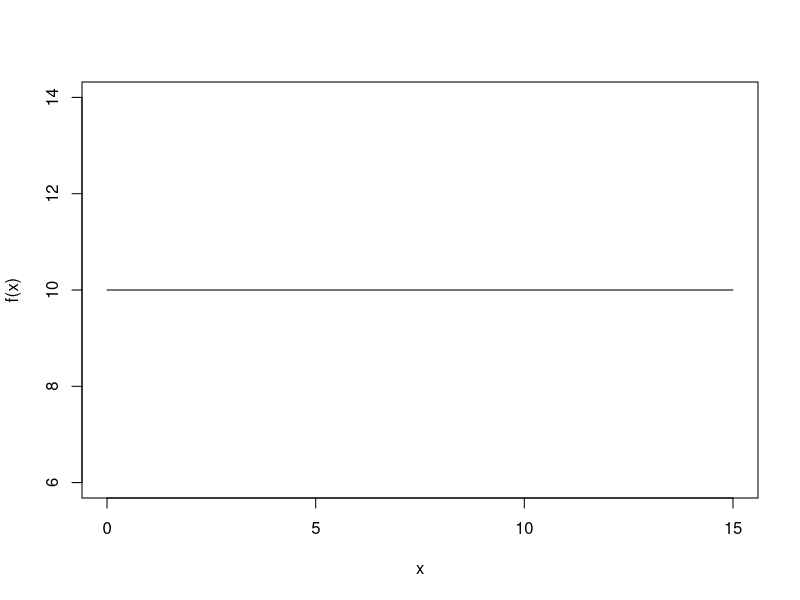
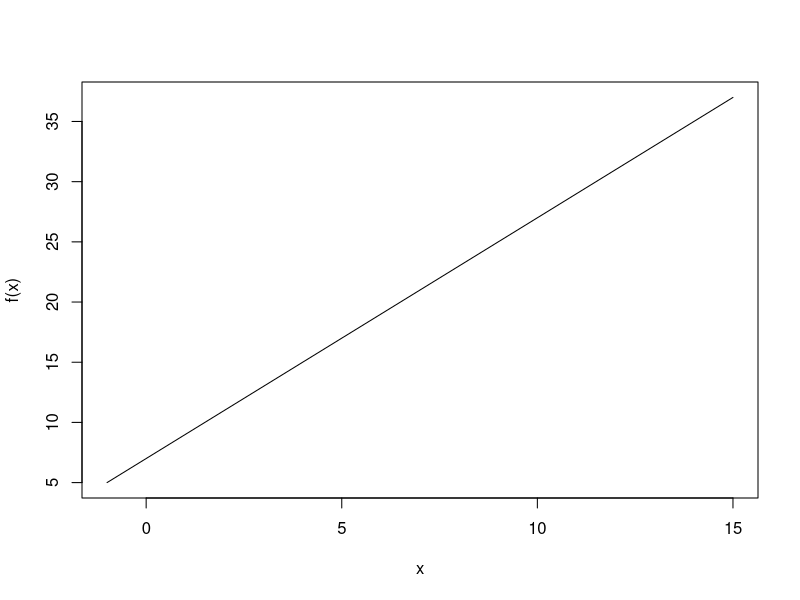
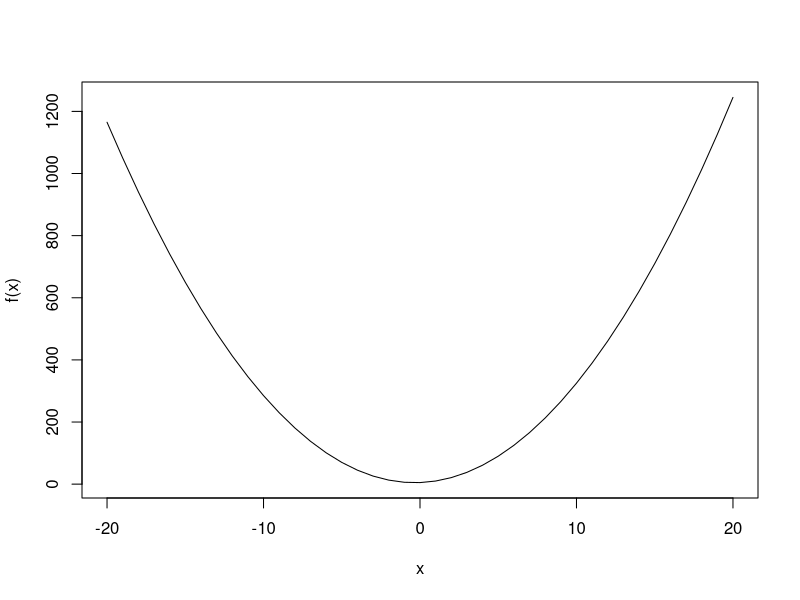
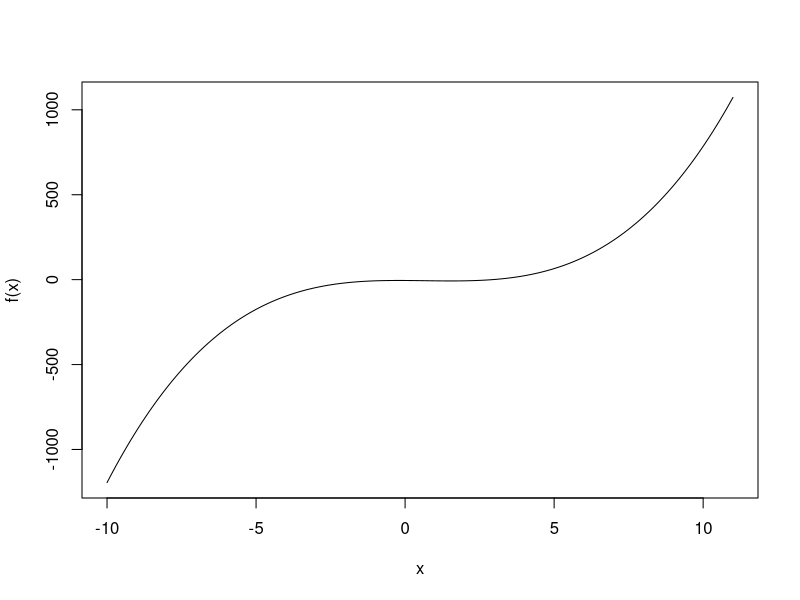
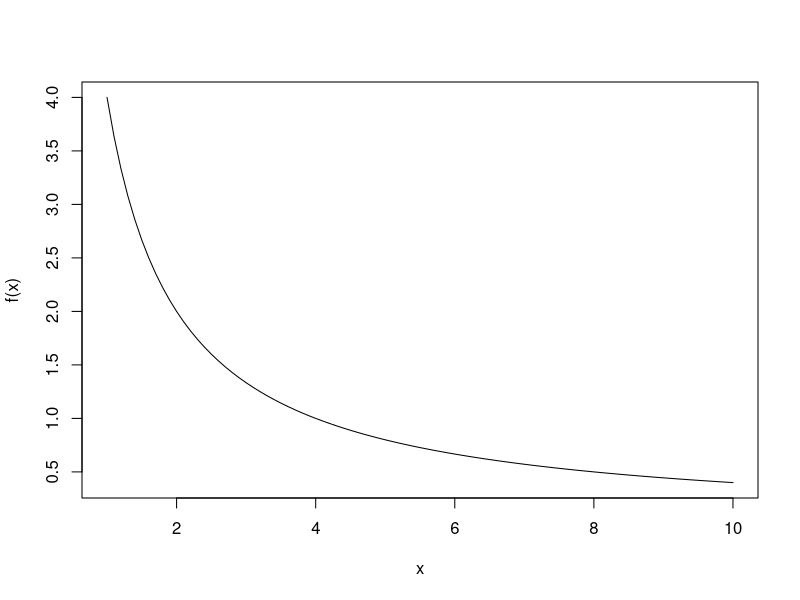

Generate these figures, in order, with R:
#1.Constant Function
#f(x)=c
f <- function(x){
  #suppose c=10
  fx <- 10
  return(fx)
}
input <- 0:15
plot(input,
     sapply(input, f), type = "l", xlab = "x", ylab = "f(x)")

#2. Linear Function
#f(x)=ax+b
f <- function(x){
  #a=2 , b=7
  fx <- 2 * x + 7
  return(fx)
}
input <- -1:15
plot(input,
     sapply(input, f), type = "l", xlab = "x", ylab = "f(x)")

#3. Quadratic Function
#f(x)= ax^2 + bx +c
f <- function(x){
  #a=3, b=2, c=5
  fx <- 3*x^2 + 2*x +5
  return(fx)
}
input <- -20:20
plot(input, 
     sapply(input, f), type = "l", xlab = "x", ylab = "f(x)")

#4. Polynomial Function
f <- function(x){
  fx <- x^3 - 2*x^2 - x -5
  return(fx)
}
input <- seq(-10, 11, 0.1)
plot(input, 
     sapply(input, f), type = "l", xlab = "x", ylab = "f(x)")

#Rational Function
f <- function(x){ 
  fx <- 4/x
  return(fx)
}
input <- seq(1, 10, 0.1)
plot(input,
     sapply(input, f), type = "l", xlab = "x", ylab = "f(x)")